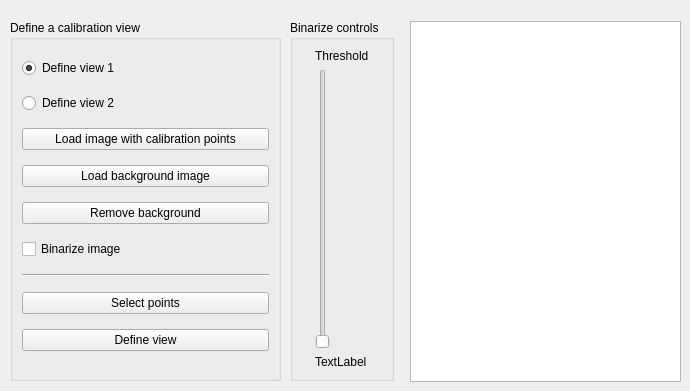
      <widget class="QWidget" name="tab_8">
       <attribute name="title">
        <string>3D calibration</string>
       </attribute>
       <widget class="QTableView" name="tableView">
        <property name="geometry">
         <rect>
          <x>410</x>
          <y>21</y>
          <width>271</width>
          <height>361</height>
         </rect>
        </property>
       </widget>
       <widget class="QGroupBox" name="groupBox_8">
        <property name="geometry">
         <rect>
          <x>10</x>
          <y>20</y>
          <width>271</width>
          <height>361</height>
         </rect>
        </property>
        <property name="title">
         <string>Define a calibration view</string>
        </property>
        <layout class="QGridLayout" name="gridLayout_20">
         <item row="4" column="0">
          <widget class="QPushButton" name="backgroundSub_b">
           <property name="text">
            <string>Remove background</string>
           </property>
          </widget>
         </item>
         <item row="3" column="0">
          <widget class="QPushButton" name="loadBackground_b">
           <property name="text">
            <string>Load background image</string>
           </property>
          </widget>
         </item>
         <item row="7" column="0">
          <widget class="QPushButton" name="selectPoints_b">
           <property name="text">
            <string>Select points</string>
           </property>
          </widget>
         </item>
         <item row="5" column="0">
          <widget class="QCheckBox" name="checkBox">
           <property name="text">
            <string>Binarize image</string>
           </property>
          </widget>
         </item>
         <item row="11" column="0">
          <widget class="QPushButton" name="pushButton_2">
           <property name="text">
            <string>Define view</string>
           </property>
          </widget>
         </item>
         <item row="6" column="0">
          <widget class="Line" name="line">
           <property name="orientation">
            <enum>Qt::Horizontal</enum>
           </property>
          </widget>
         </item>
         <item row="2" column="0">
          <widget class="QPushButton" name="loadCalibrationView_b">
           <property name="text">
            <string>Load image with calibration points</string>
           </property>
          </widget>
         </item>
         <item row="0" column="0">
          <widget class="QRadioButton" name="view1_rb">
           <property name="text">
            <string>Define view 1</string>
           </property>
           <property name="checked">
            <bool>true</bool>
           </property>
          </widget>
         </item>
         <item row="1" column="0">
          <widget class="QRadioButton" name="view2_rb">
           <property name="text">
            <string>Define view 2</string>
           </property>
          </widget>
         </item>
        </layout>
       </widget>
       <widget class="QGroupBox" name="groupBox_13">
        <property name="geometry">
         <rect>
          <x>290</x>
          <y>20</y>
          <width>104</width>
          <height>361</height>
         </rect>
        </property>
        <property name="title">
         <string>Binarize controls</string>
        </property>
        <layout class="QGridLayout" name="gridLayout_21">
         <item row="0" column="0">
          <widget class="QLabel" name="label_28">
           <property name="text">
            <string>Threshold</string>
           </property>
          </widget>
         </item>
         <item row="1" column="0">
          <widget class="QSlider" name="verticalSlider">
           <property name="orientation">
            <enum>Qt::Vertical</enum>
           </property>
          </widget>
         </item>
         <item row="2" column="0">
          <widget class="QLabel" name="label_29">
           <property name="text">
            <string>TextLabel</string>
           </property>
          </widget>
         </item>
        </layout>
       </widget>
      </widget>
